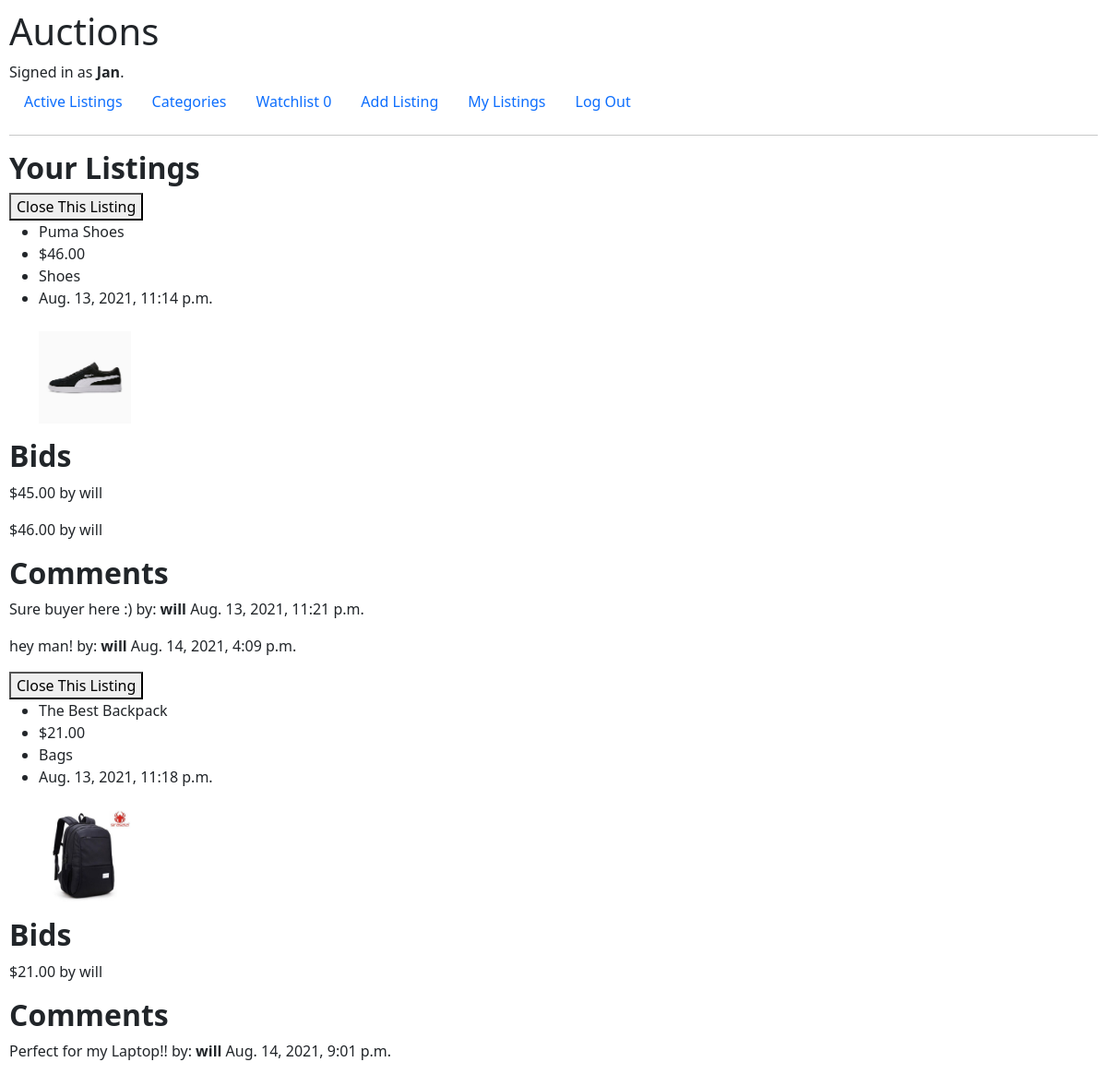
/My_Listing (signed in), run on the app's committed database.
### auctions/models.py (models this page shows, shortened)
class User(AbstractUser):
    pass

class Listing(models.Model):
    user = models.ForeignKey('User', on_delete=CASCADE, related_name='user_that_make_the_auction')
    title = models.CharField(max_length=50)
    price = models.DecimalField(max_digits=10,decimal_places=2)
    category = models.ForeignKey('Category', on_delete=CASCADE, related_name='selected_category',blank=True)
    time = models.DateTimeField(auto_now_add=True, blank=True)
    image = models.ImageField(null = True, blank = True, upload_to = 'images/')
    closed = models.BooleanField(default=False)
    bid = models.ManyToManyField('Bid', blank=True, related_name='listing_bid')
    comment = models.ManyToManyField('Comment',blank=True, related_name='list_comment')

class Category(models.Model):
    Cat_name = models.CharField(max_length=50)
    def __str__(self):
        return f"{self.Cat_name}"

class Bid(models.Model):
     user = models.ForeignKey('User', on_delete=CASCADE,related_name='user_bid')
     bid = models.DecimalField(max_digits=10, decimal_places=2)
     def __str__(self):
         return f"${self.bid} by {self.user}"

class Comment(models.Model):
    user = models.ForeignKey('User', on_delete=CASCADE, related_name='user_comment')
    time = models.DateTimeField(auto_now_add=True, blank=True)
    comment = models.CharField(max_length=200)

### auctions/views.py (the view, shortened to what this page needs)
# urls.py: path("My_Listing",views.show_my_listing, name= 'user_listing'),
def show_my_listing(request):
    user = User.objects.get(username=request.user)
    user_listing = user.user_that_make_the_auction.all()
    return render(request, 'auctions/my_listing.html',{
        'listing':user_listing
    })

### auctions/templates/auctions/my_listing.html (shortened to what this page needs)
{% extends "auctions/layout.html" %} {% block body %} {% load tz %}
<h2><strong>Your Listings</strong></h2>
{% for list in listing %}  {% if not list.closed%}
  <form action="" method="POST">
    <button type="submit" name="remove" value="{{list.id}}">
      Close This Listing
    </button>
    {% endif %}
    <ul>
      <li>{{list.title}}</li>
      <li>${{list.price}}</li>
      <li>{{list.category}}</li>
      {% timezone "Asia/Manila" %}
      <li>{{list.time}}</li>
      {% endtimezone %}
      <br />
      {% if list.image %}
      <img src="{{list.image.url}}" alt="no image" style="height: 100px" />
      {% endif %}
    </ul>
    <h2><strong>Bids </strong></h2>
    {% for li in list.bid.all %}
    <p>{{li}}</p>
    {% empty %}
    <p>No bids so far..</p>
    {% endfor %}
    <h2><strong>Comments</strong></h2>
    {% for com in list.comment.all %}
    <p>
      {{com.comment}} by:
      <span><strong>{{com.user}}</strong></span>
      {% timezone "Asia/Manila" %} {{com.time}} {% endtimezone %}
    </p>
    {% empty %}
    <p>No comments so far..</p>
    {% endfor %} {% empty %}
    <a href="{% url 'create_listing' %}">Create your Own Listing now</a>
    {% endfor %} {% endblock %}

### auctions/templates/auctions/layout.html (shortened to what this page needs)
{% load static %}
<!DOCTYPE html>
<html lang="en">
  <head>
    <link
      href="https://cdn.jsdelivr.net/npm/bootstrap@5.1.0/dist/css/bootstrap.min.css"
      rel="stylesheet"
    />
    <link href="{% static 'auctions/styles.css' %}" rel="stylesheet" />
  </head>
  <body>
    <h1>Auctions</h1>
    <div>
      {% if user.is_authenticated %} Signed in as
      <strong>{{ user.username }}</strong>. {% else %} Not signed in.
      <br />
      {% endif %}
    </div>
    <ul class="nav">
      <li class="nav-item">
        <a class="nav-link" href="{% url 'index' %}">Active Listings</a>
      </li>
      <li class="nav-item">
        <a class="nav-link" href="{% url 'categories' %}">Categories</a>
      </li>
      {% if user.is_authenticated %}
      <li class="nav-item">
        <a class="nav-link" href="{% url 'watchlist' %}"
          >Watchlist <span>{{user.users_watchlist.count}}</span></a
        >
      </li>
      <li class="nav-item">
        <a class="nav-link" href="{% url 'create_listing' %}">Add Listing</a>
      </li>
      <li class="nav-item">
        <a class="nav-link" href="{% url 'user_listing' %}">My Listings</a>
      </li>
      <li class="nav-item">
        <a class="nav-link" href="{% url 'logout' %}">Log Out</a>
      </li>
      {% endif %}
    </ul>
    <hr />
    {% block body %} {% endblock %}
  </body>
</html>

### auctions/static/auctions/styles.css (style rules this page uses)
body { padding: 10px; }

### data on the page
User: username "Jan", users_watchlist.count "0"
Listing: {{ list.id }} 7 (drawn), title "Puma Shoes", price "46.00", category "Shoes", time "Aug. 13, 2021, 11:14 p.m.", image (picture)
Bid: bid+user "$45.00 by will"
Bid: bid+user "$46.00 by will"
Comment: comment "Sure buyer here :)", user "will", time "Aug. 13, 2021, 11:21 p.m."
Comment: comment "hey man!", user "will", time "Aug. 14, 2021, 4:09 p.m."
Listing: {{ list.id }} 8 (drawn), title "The Best Backpack", price "21.00", category "Bags", time "Aug. 13, 2021, 11:18 p.m.", image (picture)
Bid: bid+user "$21.00 by will"
Comment: comment "Perfect for my Laptop!!", user "will", time "Aug. 14, 2021, 9:01 p.m."
